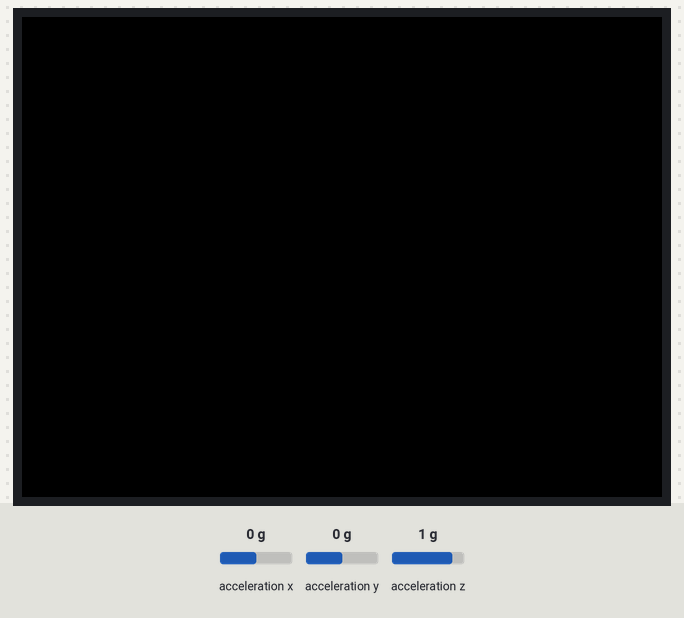
The sketch below on a simulated ESP32. Shown: 320×240 colour display. Inputs (shaded band) come from the test bench; at power-on: acceleration y 0 g, acceleration x 0 g, acceleration z 1 g. What the sketch prints to the serial monitor is not drawn.

Above: at 1.4 s.
1.5 s: acceleration y set to -1.4 g
At 1.53 s:
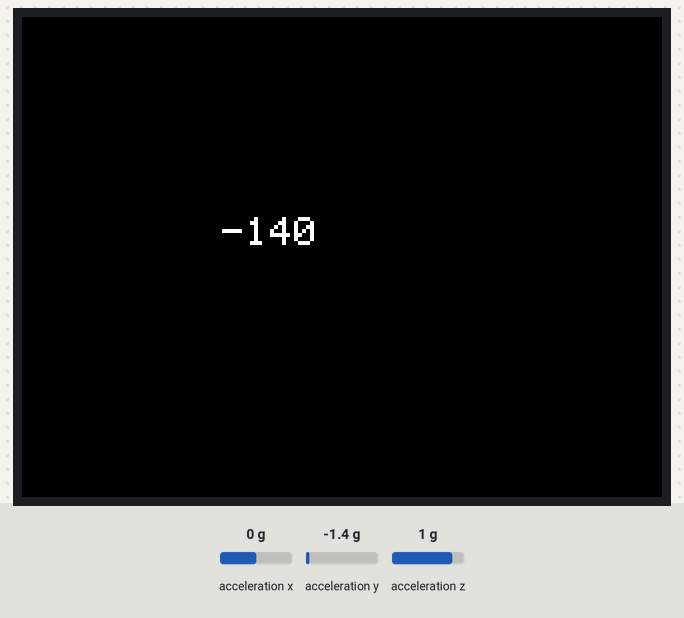
Timing chart, 0 to 4.5 s (numbered marks = the images above; inputs shaded):
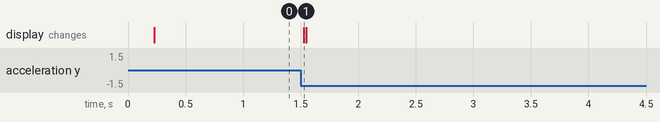

Measured:
- after the input at 1.5 s, the display: changes at once (image 1)

The sketch:

circle_LIS3DHTR.ino
```cpp
#include <TFT_eSPI.h>
#include <LIS3DHTR.h>
TFT_eSPI tft;
LIS3DHTR<TwoWire> lis;
unsigned long last_time = 0;

void setup() {
  Serial.begin(115200);
  tft.begin();
  tft.setRotation(3);
  tft.fillScreen(TFT_BLACK);
  tft.setTextColor(TFT_WHITE, TFT_WHITE);
  tft.setTextSize(2);
  lis.begin(Wire1);
  if (!lis) {
    tft.drawString("ERROR", 80, 120);
    while (1)
      ;
  }
  lis.setOutputDataRate(LIS3DHTR_DATARATE_25HZ);
  lis.setFullScaleRange(LIS3DHTR_RANGE_2G);
}

void loop() {
  float ax = lis.getAccelerationX();
  float ay = lis.getAccelerationY();
  float az = lis.getAccelerationZ();
  Serial.println("ay : " + String(ay));
  int value = ay * 100;
  int value_y = ax * 100;
  int value_z = az * 100;
  int map_x = map(value, 0, 100, 160, 0);
  int map_y = map(value_y, 0, 100, 120, 0);
  tft.drawCircle(map_x, map_y, 20, TFT_WHITE);
  tft.drawString(String(value) + String("    "), 100, 100);
  Serial.println("value : " + String(value));
  if (millis() - last_time > 100) {
    last_time = millis();
    tft.fillScreen(TFT_BLACK);
  }
}
```
